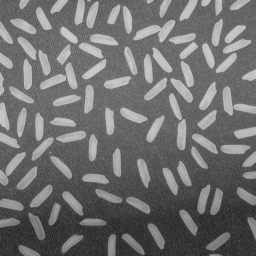
#> input picture lab1/rice.tif, 256 x 256 px
$ jupyter execute test.ipynb
#> lines starting #> are read from the running program, lines starting #| are printed output that depends on the picture
[cell 1]
#完成插值

import numpy as np
import cv2
img = cv2.imread("rice.tif",cv2.IMREAD_GRAYSCALE)
#> img is the input picture: shape (256, 256); min 40, max 204, mean 111.2

def showimg(img):
    cv2.imshow("hello",img)
    cv2.waitKey(0)
    cv2.destroyAllWindows()

[cell 2]
#双线性插值
h,w = img.shape[:2]
#> h = 256; w = 256

new_h, new_w=50, 100
new_img = np.zeros((new_h,new_w),np.uint8)
y_ratio=h/new_h
#> y_ratio = 5.12
x_ratio=w/new_w
#> x_ratio = 2.56

for i in range(new_w):
    for j in range(new_h):
        x1=int(i*x_ratio)
        y1=int(j*y_ratio)
        x2=min(x1+1,w-1)
        y2=min(y1+1,h-1)

        a=img[y1,x1]
        b=img[y1,x2]
        c=img[y2,x2]
        d=img[y2,x1]

        dx = i*x_ratio-x1
        dy = j*y_ratio-y1

        new_img[j,i]=(1-dx)*(1-dy)*a+(1-dy)*dx*b+dx*dy*c+(1-dx)*dy*d
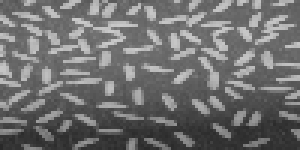
#> new_img: shape (50, 100) (shown 3 times larger); min 41, max 203, mean 111.5
print(new_img)
#> (printed output is left out)
showimg(new_img)

[cell 3]
#临近插值
h,w = img.shape[:2]
newh,neww=10,100
new_img=np.zeros((newh,neww),dtype=img.dtype)
x_ratio=w/neww
y_ratio=h/newh
#> y_ratio = 25.6
for i in range(neww):
    for j in range(newh):
        x = min(round(i*x_ratio),w-1)
        y = min(round(j*y_ratio),h-1)
        new_img[j,i]=img[y,x]
showimg(new_img)

[cell 4]
new_img = cv2.resize(img,(50,100),interpolation=cv2.INTER_CUBIC)#这里注意输入宽高的顺序，宽在前，高在后
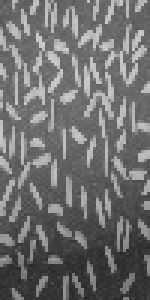
#> new_img: shape (100, 50) (shown 3 times larger); min 39, max 204, mean 111.1
showimg(new_img)
